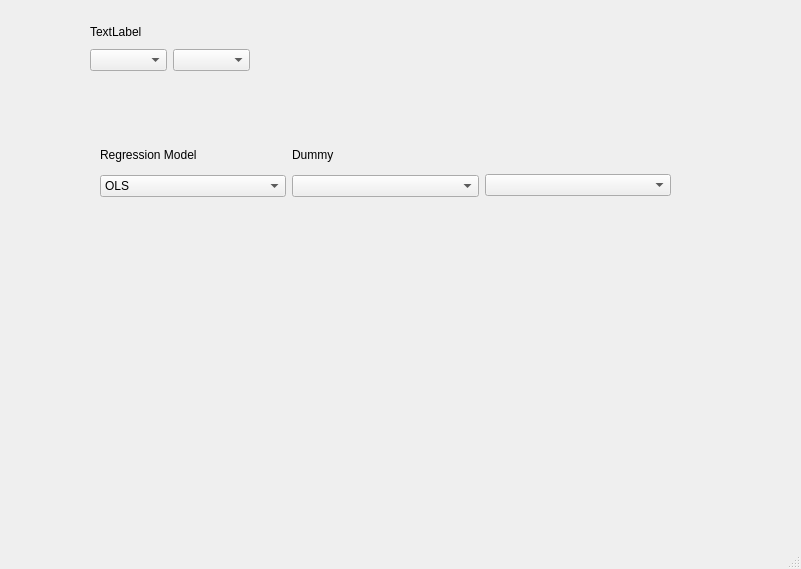
<?xml version="1.0" encoding="UTF-8"?>
<ui version="4.0">
 <class>MainWindow</class>
 <widget class="QMainWindow" name="MainWindow">
  <property name="geometry">
   <rect>
    <x>0</x>
    <y>0</y>
    <width>801</width>
    <height>569</height>
   </rect>
  </property>
  <property name="windowTitle">
   <string>Regression Tool</string>
  </property>
  <widget class="QWidget" name="centralwidget">
   <widget class="QWidget" name="horizontalLayoutWidget">
    <property name="geometry">
     <rect>
      <x>100</x>
      <y>140</y>
      <width>571</width>
      <height>91</height>
     </rect>
    </property>
    <layout class="QHBoxLayout" name="horizontalLayout">
     <item>
      <layout class="QVBoxLayout" name="verticalLayout">
       <item>
        <widget class="QLabel" name="label_2">
         <property name="text">
          <string>Regression Model</string>
         </property>
        </widget>
       </item>
       <item>
        <widget class="QComboBox" name="comboBox_3">
         <item>
          <property name="text">
           <string>OLS</string>
          </property>
         </item>
         <item>
          <property name="text">
           <string>FGLS</string>
          </property>
         </item>
         <item>
          <property name="text">
           <string>Random Effect</string>
          </property>
         </item>
         <item>
          <property name="text">
           <string>Fixed Effect</string>
          </property>
         </item>
        </widget>
       </item>
       <item>
        <widget class="QLabel" name="label_3">
         <property name="text">
          <string/>
         </property>
        </widget>
       </item>
      </layout>
     </item>
     <item>
      <layout class="QVBoxLayout" name="verticalLayout_2">
       <item>
        <widget class="QLabel" name="label_4">
         <property name="text">
          <string>Dummy</string>
         </property>
        </widget>
       </item>
       <item>
        <widget class="QComboBox" name="comboBox_2"/>
       </item>
       <item>
        <widget class="QLabel" name="label">
         <property name="text">
          <string/>
         </property>
        </widget>
       </item>
      </layout>
     </item>
     <item>
      <widget class="QComboBox" name="comboBox"/>
     </item>
    </layout>
   </widget>
   <widget class="QWidget" name="gridLayoutWidget">
    <property name="geometry">
     <rect>
      <x>90</x>
      <y>20</y>
      <width>160</width>
      <height>80</height>
     </rect>
    </property>
    <layout class="QGridLayout" name="gridLayout">
     <item row="0" column="0">
      <widget class="QLabel" name="label_5">
       <property name="text">
        <string>TextLabel</string>
       </property>
      </widget>
     </item>
     <item row="2" column="0">
      <widget class="QLabel" name="label_6">
       <property name="text">
        <string/>
       </property>
      </widget>
     </item>
     <item row="1" column="0">
      <widget class="QComboBox" name="comboBox_4"/>
     </item>
     <item row="1" column="1">
      <widget class="QComboBox" name="comboBox_5"/>
     </item>
    </layout>
   </widget>
  </widget>
  <widget class="QMenuBar" name="menubar">
   <property name="geometry">
    <rect>
     <x>0</x>
     <y>0</y>
     <width>801</width>
     <height>21</height>
    </rect>
   </property>
  </widget>
  <widget class="QStatusBar" name="statusbar"/>
 </widget>
 <resources/>
 <connections/>
</ui>
